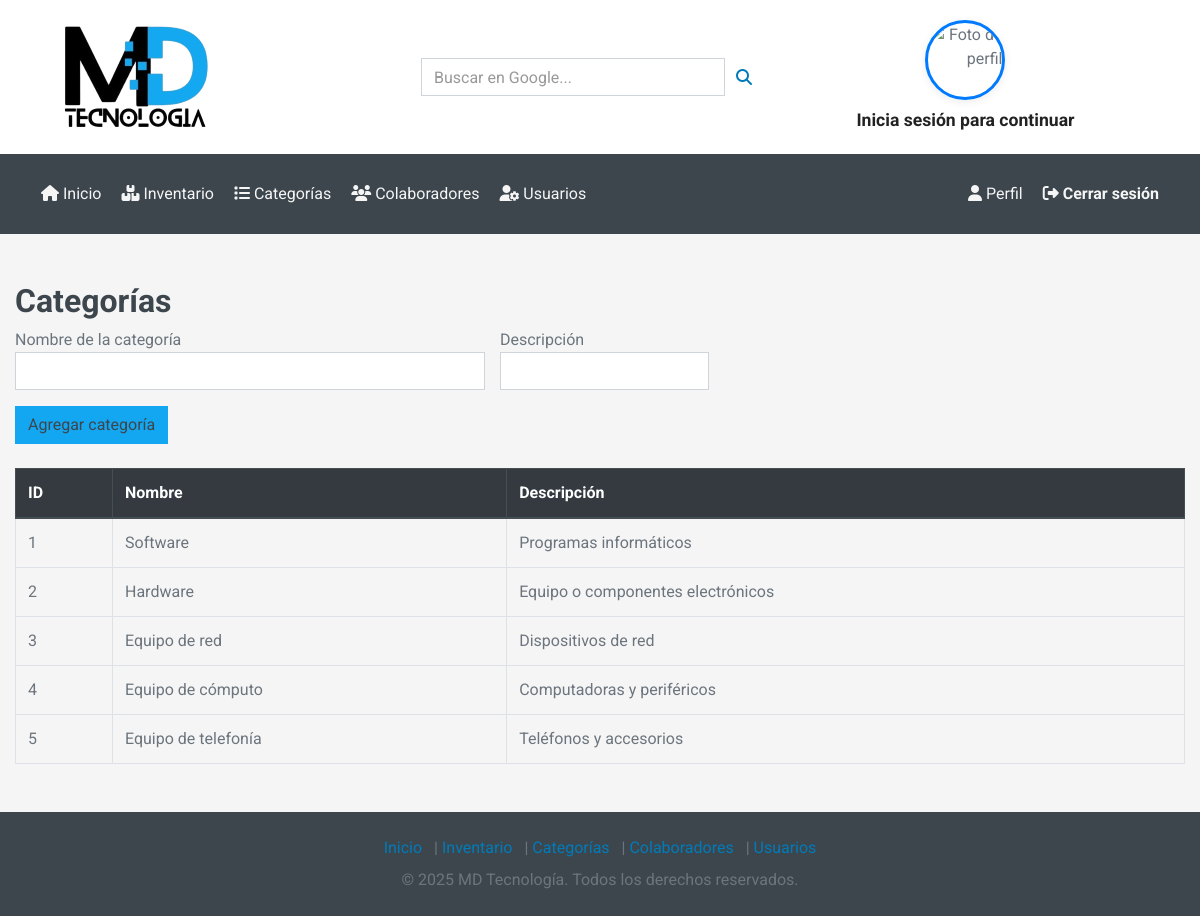
Screenshot of /Categorias.php (signed in) with the database file from the repository.
### tables this page shows
CREATE TABLE categorias (
  id INT AUTO_INCREMENT PRIMARY KEY,
  nombre VARCHAR(50) NOT NULL,
  descripcion TEXT
);

### conexion.php (called while the page is built, shortened)
<?php
class Conexion {
    private $servername = "localhost";
    private $username = "root";
    private $password = "1234";
    private $dbname = "cmdb";
    private $conn;
    public function __construct() {
        $this->conn = new mysqli($this->servername, $this->username, $this->password, $this->dbname);
        $this->conn->set_charset("utf8mb4");
    }
    public function obtenerCategorias() {
        $sql = "SELECT * FROM categorias";
        $result = $this->conn->query($sql);
        $categorias = [];
        if ($result->num_rows > 0) {
            while ($row = $result->fetch_assoc()) {
                $categorias[] = $row;
            }
        }
        return $categorias;
    }
}
?>

### Categorias.php (the view, shortened to what this page needs)
<?php include('navbar.php'); ?>
<div class="container mt-5">
    <h2>Categorías</h2>
    <form action="Categorias.php" method="post" class="mb-4">
        <div class="row">
            <div class="col-md-5">
                <label>Nombre de la categoría</label>
                <input type="text" name="nombre" class="form-control" required>
            </div>
            <div class="col-md-7">
                <label>Descripción</label>
                <input type="text" name="descripcion" class="form-control">
            </div>
        </div>
        <div class="mt-3">
            <button class="btn btn-primary" type="submit" name="crear">Agregar categoría</button>
        </div>
    </form>
    <table class="table table-bordered table-striped mt-4">
        <thead class="thead-dark">
            <tr>
                <th>ID</th><th>Nombre</th><th>Descripción</th>
            </tr>
        </thead>
        <tbody>
            <?php
            require_once('conexion.php');
            $conexion = new Conexion();
            $result = $conexion->obtenerCategorias();
            foreach ($result as $row) {
                echo "<tr>
                    <td>{$row['id']}</td>
                    <td>{$row['nombre']}</td>
                    <td>{$row['descripcion']}</td>
                </tr>";
            }
            ?>
        </tbody>
    </table>
</div>
<?php include('footer.php'); ?>

### navbar.php (shortened to what this page needs)
<!DOCTYPE html>
<html lang="es">
<head>
  <link
    href="https://cdnjs.cloudflare.com/ajax/libs/font-awesome/6.6.0/css/all.min.css"
    rel="stylesheet"
  />
  <link rel="stylesheet" href="/css/style.css">
</head>
<body>
  <header>
    <div class="row align-items-center bg-light py-3 px-xl-5 d-none d-lg-flex" style="margin-right: 0px">
      <div class="col-lg-4">
        <a href="/Home.php" class="text-decoration-none">
          <img src="/img/logo.png" alt="logo" />
        </a>
      </div>
      <div class="col-lg-4 col-6 text-left">
        <form id="searchForm" action="https://www.google.com/search" method="get" target="_blank">
          <div class="input-group">
            <input type="text" class="form-control" name="q" placeholder="Buscar en Google..." required />
            <div class="input-group-append">
              <button id="clearButton" type="button" class="input-group-text bg-transparent text-primary" style="border: none; cursor: pointer">
                <i class="fa fa-search"></i>
              </button>
            </div>
          </div>
        </form>
      </div>
      <div class="col-lg-4 col-6 text-right">
        <div class="profile-pic-wrapper">
          <?php
            if(isset($_SESSION['logeado']) && $_SESSION['logeado'] === true && !empty($_SESSION['foto'])) {
                $foto = $_SESSION['foto'];
            } else {
                $foto = '/img/default_profile.png';
            }
            if(isset($_SESSION['logeado']) && $_SESSION['logeado'] === true && !empty($_SESSION['usuario'])) {
                $nombreUsuario = htmlspecialchars($_SESSION['usuario']);
            } else {
                $nombreUsuario = "Inicia sesión para continuar";
            }
          ?>
          <img src="<?php echo htmlspecialchars($foto); ?>" class="profile-pic-navbar-lg" alt="Foto de perfil">
          <div class="profile-username-navbar">
            <?php echo $nombreUsuario; ?>
          </div>
        </div>
      </div>
    </div>
    <nav class="navbar navbar-expand-lg navbar-dark bg-dark">
      <div class="container">
        <div class="collapse navbar-collapse" id="navbarContent">
          <ul class="navbar-nav mr-auto">
            <li class="nav-item"><a class="nav-link" href="/Home.php"><i class="fa fa-home"></i> Inicio</a></li>
            <li class="nav-item"><a class="nav-link" href="/Inventario.php"><i class="fa fa-boxes"></i> Inventario</a></li>
            <li class="nav-item"><a class="nav-link" href="/Categorias.php"><i class="fa fa-list"></i> Categorías</a></li>
            <li class="nav-item"><a class="nav-link" href="/colaboradores/Colaboradores.php"><i class="fa fa-users"></i> Colaboradores</a></li>
            <li class="nav-item"><a class="nav-link" href="/Usuarios.php"><i class="fa fa-user-cog"></i> Usuarios</a></li>
          </ul>
          <ul class="navbar-nav ml-auto">
            <?php if(isset($_SESSION['logeado']) && $_SESSION['logeado'] === true): ?>
              <li class="nav-item">
                <a class="nav-link text-light" href="/Perfil.php"><i class="fa fa-user"></i> Perfil</a>
              </li>
              <li class="nav-item">
                <a class="nav-link text-danger font-weight-bold" href="/logout.php"><i class="fa fa-sign-out-alt"></i> Cerrar sesión</a>
              </li>
            <?php else: ?>
              <li class="nav-item">
                <a class="nav-link text-primary font-weight-bold" href="/Login.php"><i class="fa fa-sign-in-alt"></i> Iniciar sesión</a>
              </li>
            <?php endif; ?>
          </ul>
        </div>
      </div>
    </nav>
  </header>

### footer.php (shortened to what this page needs)
  <footer class="bg-dark text-light mt-5 py-4">
    <div class="container text-center">
      <p class="mb-2">
        <a href="/Home.php" class="text-light mr-2">Inicio</a> |
        <a href="/Inventario.php" class="text-light mr-2">Inventario</a> |
        <a href="/Categorias.php" class="text-light mr-2">Categorías</a> |
        <a href="/colaboradores/Colaboradores.php" class="text-light mr-2">Colaboradores</a> |
        <a href="/Usuarios.php" class="text-light">Usuarios</a>
      </p>
      <p class="mb-0">&copy; <?php echo date("Y"); ?> MD Tecnología. Todos los derechos reservados.</p>
    </div>
  </footer>
</body>
</html>

### navbar.php (style rules this page uses)
.profile-pic-navbar-lg { width: 80px; height: 80px; border-radius: 50%; object-fit: cover; border: 3px solid #007bff; background: #fff; display: block; box-shadow: 0 2px 8px rgba(0,0,0,0.08); }
.profile-pic-wrapper { display: flex; flex-direction: column; align-items: center; justify-content: flex-end; height: 100%; }
.profile-username-navbar { margin-top: 7px; font-weight: bold; font-size: 1.1rem; color: #222; text-align: center; }

### rows the page displays
categorias: id "1", nombre "Software", descripcion "Programas informáticos"
categorias: id "2", nombre "Hardware", descripcion "Equipo o componentes electrónicos"
categorias: id "3", nombre "Equipo de red", descripcion "Dispositivos de red"
categorias: id "4", nombre "Equipo de cómputo", descripcion "Computadoras y periféricos"
categorias: id "5", nombre "Equipo de telefonía", descripcion "Teléfonos y accesorios"

### other values shown
$nombreUsuario "Inicia sesión para continuar"
